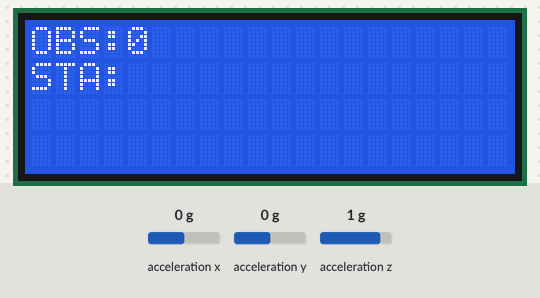
The sketch below on a simulated Arduino Uno, built with avr-gcc and run on an emulated ATmega328P. On the bench: 20×4 character LCD. Wiring (inferred from the names in the program): MMA8452 accelerometer at I2C address 0x1C. The test bench sets the inputs (shaded band); at power-on: acceleration x 0 g, acceleration y 0 g, acceleration z 1 g. What the sketch prints to the serial monitor is not drawn.

Above: at 1.2 s.
At 9.7 s:
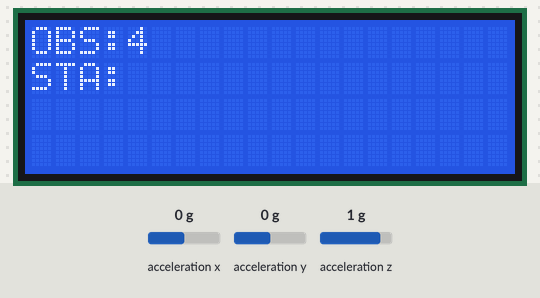
At 30.9 s:
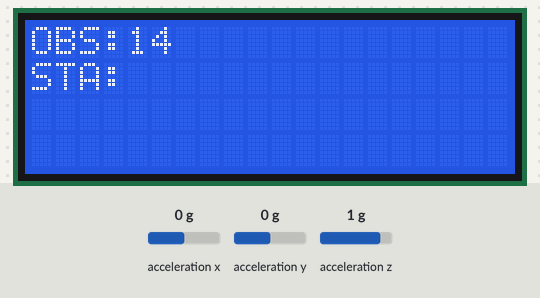
At 35.1 s:
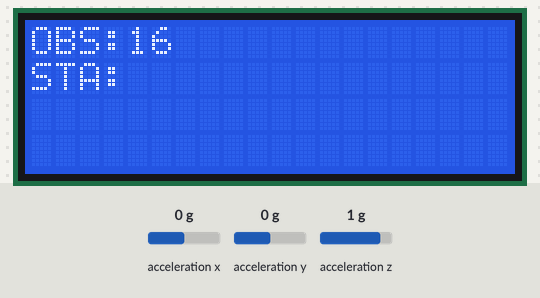
At 37.2 s:
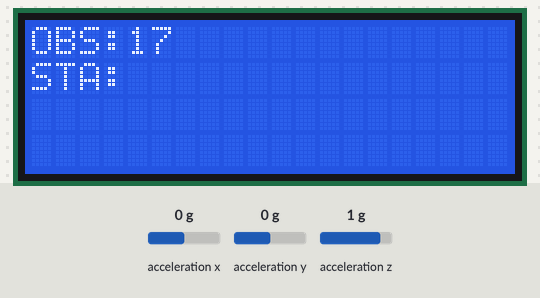

Measured:
- what the display in image 0 shows lasts 1.0 s, from 1.2 s to 2.2 s

The sketch:

advanced.ino
```cpp
#include <Wire.h>
#include <LiquidCrystal_I2C.h>
LiquidCrystal_I2C lcd(0x38, 20, 4);
#define MMA8452_ADDRESS 0x1C
#define OUT_X_MSB 0x01
#define XYZ_DATA_CFG  0x0E
#define WHO_AM_I_REG   0x0D
#define CTRL_REG1  0x2A
#define GSCALE 2 // Sets full-scale range to +/-2, 4, or 8g. Used to calc real g values.
String axis[3];
int b = millis();
int OBS = 0;

void setup()
{
  Serial.begin(9600);
  Wire.begin(); //Join the bus as a master
  initMMA8452();
  lcd.init(); // init LCD
  lcd.backlight(); // ensure backlight is ON
}
void loop()
{

  lcd.clear();

  if (OBS < 121)
  {
    int accelCount[3];  // Stores the 12-bit signed value
    readAccelData(accelCount);  // Read the x/y/z adc values

    // Now we'll calculate the accleration value into actual g's
    float accelG[3];  // Stores the real accel value in g's
    for (int i = 0 ; i < 3 ; i++)
    {
      // get actual g value, this depends on what GSCALE was set
      accelG[i] = (float) accelCount[i] / ((1 << 12) / (2 * GSCALE));
      //1<<12 generates 2^12 (two to the power of twelve)
    }

    String x = getFloat(accelG[0], 2);
    String y = getFloat(accelG[1], 2);
    String z = getFloat(accelG[2], 2);

    String sentData = "&Uyeyuan3&AC" + x + ":" + y + ":" + z;
    sentData.trim();
    Serial.println(sentData);

  delay(100);


    String dataStatus = "STA: " + Serial.readString();
    dataStatus.trim();

    lcd.setCursor(0, 0);
    lcd.print("OBS:" + (String)(OBS));

    lcd.setCursor(0, 1);
    lcd.print(dataStatus);


    OBS++;

  }
  else
  {
    Serial.println("$TERM");
    while (true) {}
  }
  delay(1000);
}

void readAccelData(int *destination)
{
  byte rawData[6];  // x/y/z accel register data stored here

  readRegisters(OUT_X_MSB, 6, rawData);  // Read the six raw data registers into data array

  // Loop to calculate 12-bit ADC and g value for each axis
  for (int i = 0; i < 3 ; i++)
  {
    int gCount = (rawData[i * 2] << 8) | rawData[(i * 2) + 1]; //Combine the two 8 bit registers into one 12-bit number
    gCount >>= 4; //The registers are left align, here we right align the 12-bit integer

    // If the number is negative, we have to make it so manually (no 12-bit data type)
    if (rawData[i * 2] > 0x7F)
    {
      gCount = ~gCount + 1;
      gCount *= -1;  // Transform into negative 2's complement #
    }

    destination[i] = gCount; //Record this gCount into the 3 int array
  }
}

// Initialize the MMA8452 registers
// See the many application notes for more info on setting all of these registers:
// http://www.freescale.com/webapp/sps/site/prod_summary.jsp?code=MMA8452Q
void initMMA8452()
{
  //Serial.println("Initialize IMU");
  byte c = readRegister(WHO_AM_I_REG);  // Read WHO_AM_I register
  //Serial.println("Reading WHOAMI");
  if (c == 0x2A) // WHO_AM_I should always be 0x2A
  {
    //Serial.println("MMA8452Q (GY-45) is online...");
  }
  else
  {
    //Serial.print("Could not connect to MMA8452Q (GY-45): 0x");
    //Serial.println(c, HEX);
    while (true) ; // stall if communication doesn't happen
  }
  //Serial.println("Gyros in standby.");
  MMA8452Standby();  // Must be in standby to change registers

  // Set up the full scale range to 2, 4, or 8g.
  byte fsr = GSCALE;
  if (fsr > 8) fsr = 8; //Easy error check
  fsr >>= 2; // 00 = 2G, 01 = 4A, 10 = 8G
  writeRegister(XYZ_DATA_CFG, fsr);

  //The default data rate is 800Hz;
  //we don't need to modify it in this example code
  //Serial.println("Gyros activated.");
  MMA8452Active();  // Set to active to start reading
}

// Sets the MMA8452 to standby mode. It must be in standby to change most register settings
void MMA8452Standby()
{
  byte c = readRegister(CTRL_REG1);
  //Clear the active bit to go into standby
  writeRegister(CTRL_REG1, c & ~(0x01));
}

// Sets the MMA8452 to active mode. Needs to be in this mode to output data
void MMA8452Active()
{
  byte c = readRegister(CTRL_REG1);
  //Set the active bit to begin detection
  writeRegister(CTRL_REG1, c | 0x01);
}

// Read bytesToRead sequentially, starting at addressToRead into the dest byte array
void readRegisters(byte addressToRead, int bytesToRead, byte * dest)
{
  Wire.beginTransmission(MMA8452_ADDRESS);
  Wire.write(addressToRead);
  Wire.endTransmission(false); //endTransmission but keep the connection active

  Wire.requestFrom(MMA8452_ADDRESS, bytesToRead); //Ask for bytes, once done, bus is released by default

  while (Wire.available() < bytesToRead); //Hang out until we get the # of bytes we expect

  for (int x = 0 ; x < bytesToRead ; x++)
    dest[x] = Wire.read();
}

// Read a single byte from addressToRead and return it as a byte
byte readRegister(byte addressToRead)
{
  Wire.beginTransmission(MMA8452_ADDRESS);
  Wire.write(addressToRead);
  Wire.endTransmission(false); //endTransmission but keep the connection active

  Wire.requestFrom(MMA8452_ADDRESS, 1); //Ask for 1 byte, once done, bus is released by default

  while (!Wire.available()) ; //Wait for the data to come back
  return Wire.read(); //Return this one byte
}

// Writes a single byte (dataToWrite) into addressToWrite
void writeRegister(byte addressToWrite, byte dataToWrite)
{
  Wire.beginTransmission(MMA8452_ADDRESS);
  Wire.write(addressToWrite);
  Wire.write(dataToWrite);
  Wire.endTransmission(); //Stop transmitting
}

// rounding function

// gettFloat returns the float 'value' rounded to 'places' places after the decimal point
String getFloat(float value, int places)
{
  String returnValue = "";

  value *= pow(10, places); // move 2 dp over
  value = (float)(int)value; // truncate
  value /= pow(10, places); // move 2 dp back
  returnValue = String(value);
  return returnValue;
}
```
